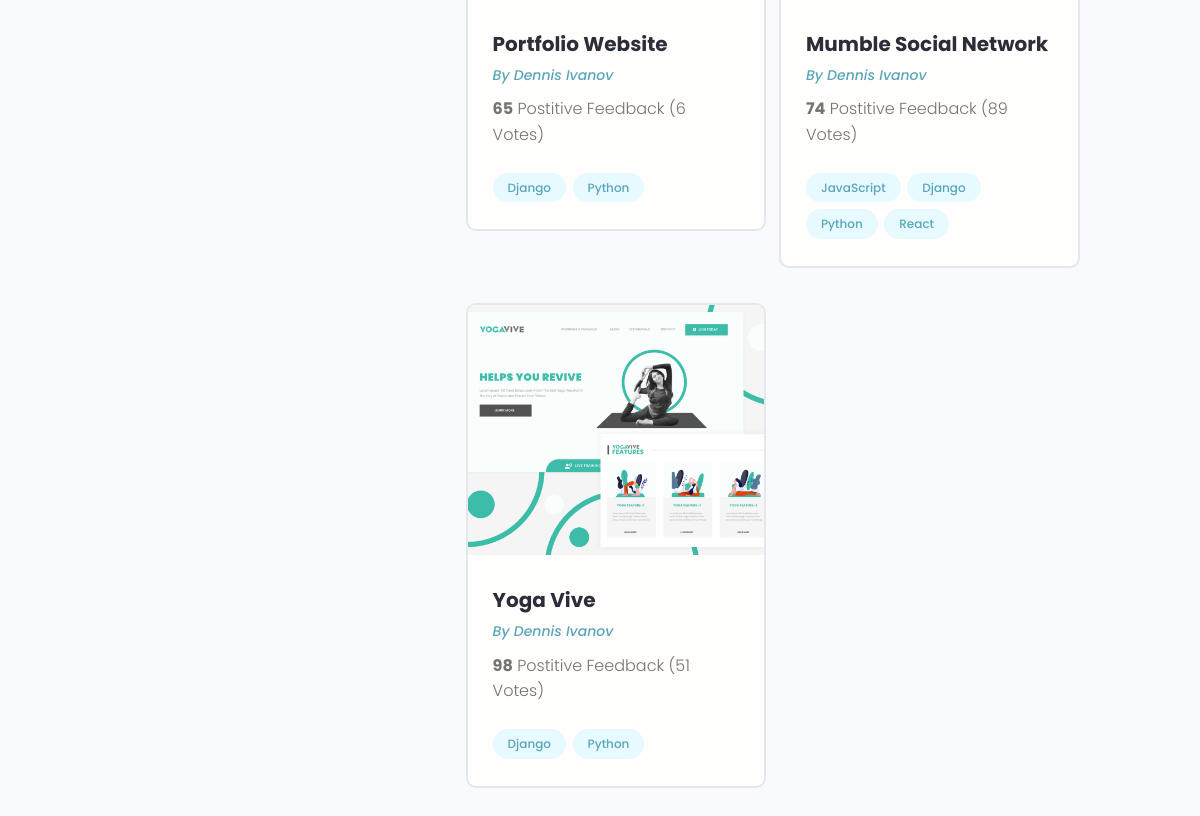
/profile/ce0818d57b3a43bd9dceecc6815d1044/ (lower part), run on an earlier commit of the app's database.
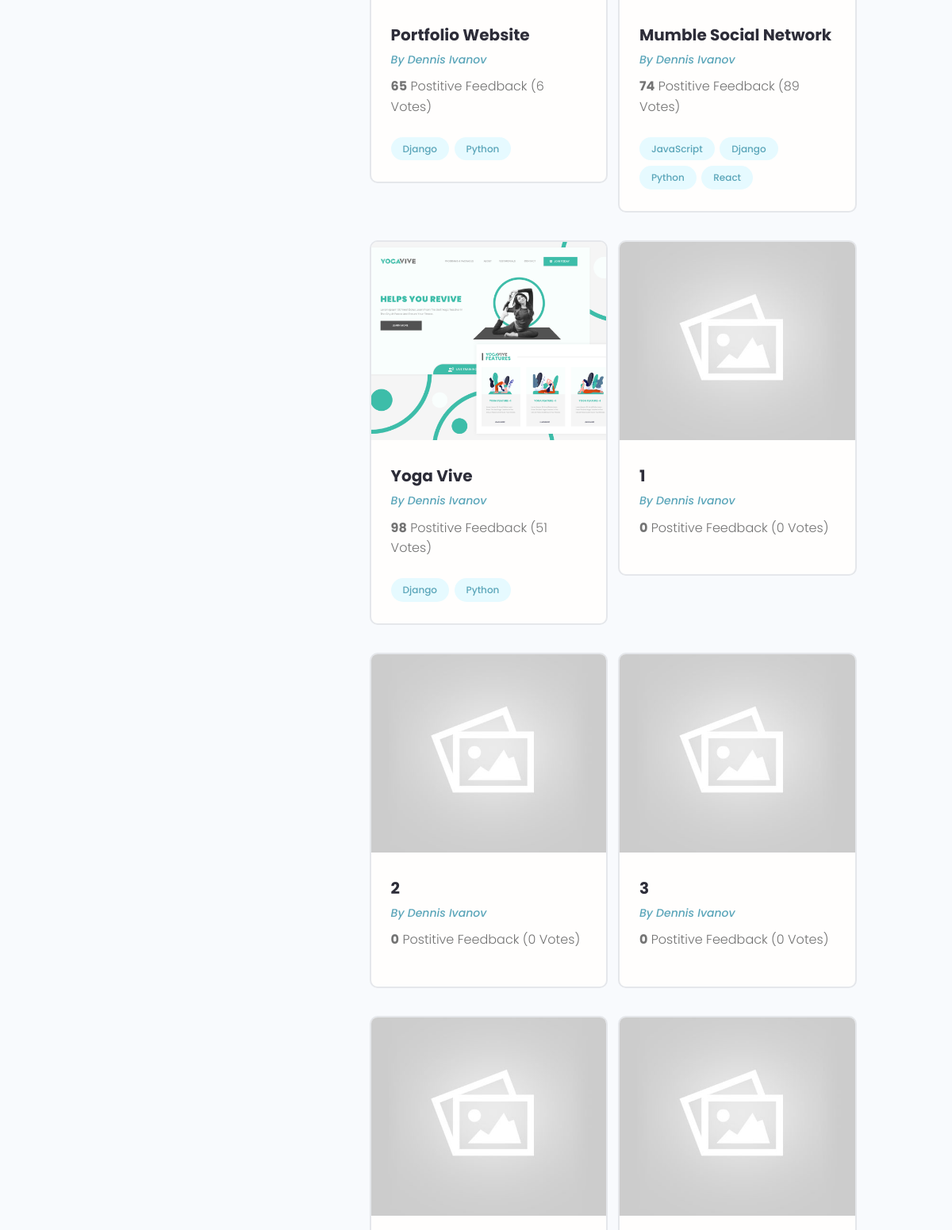
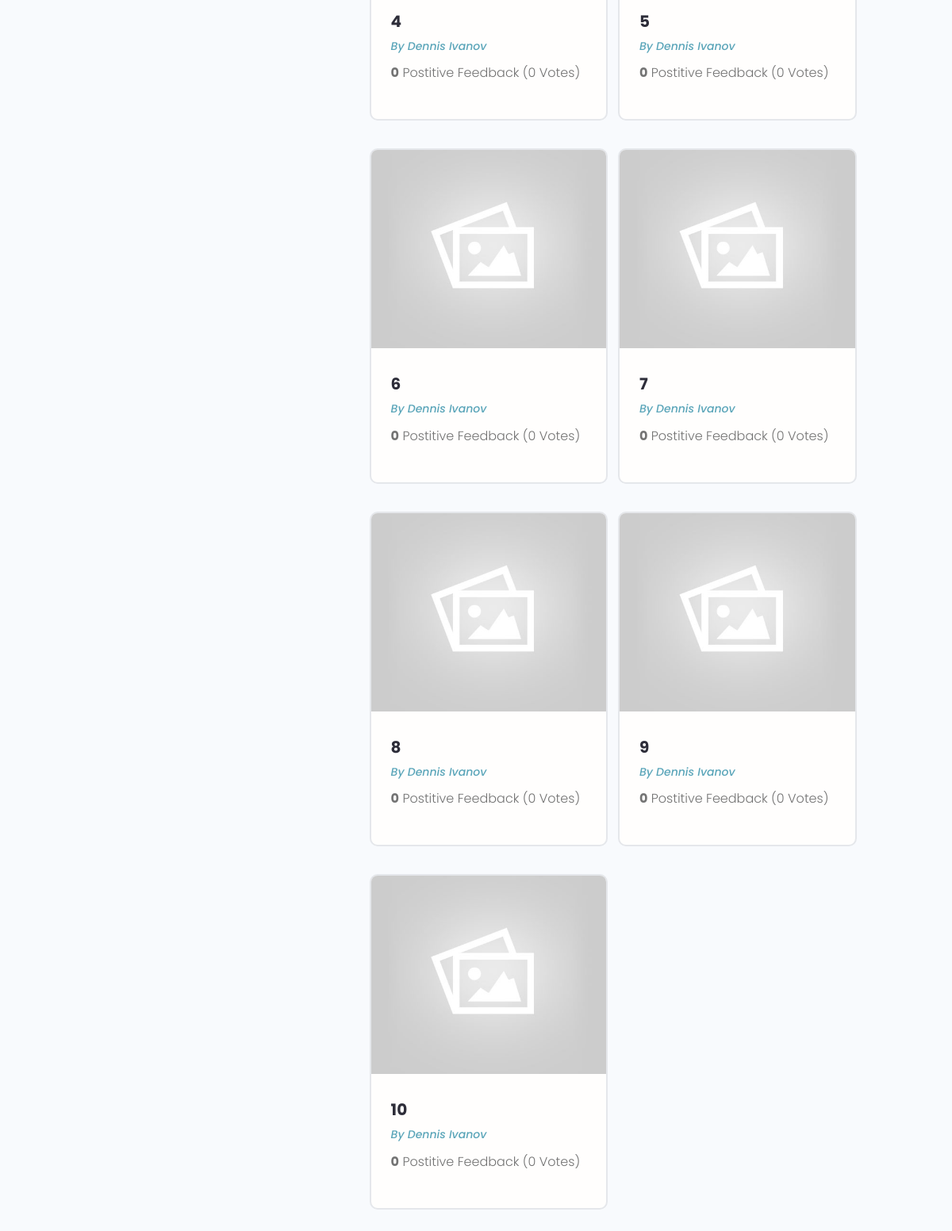
And on a later commit of the database (2 pictures, top to bottom).
### projects/models.py (models this page shows, shortened)
class Project(models.Model):
    owner = models.ForeignKey(
        Profile, null=True, blank=True, on_delete=models.CASCADE)
    title = models.CharField(max_length=200)
    description = models.TextField(null=True, blank=True)
    featured_image = models.ImageField(
        null=True, blank=True, default="default.jpg")
    demo_link = models.CharField(max_length=2000, null=True, blank=True)
    source_link = models.CharField(max_length=2000, null = True, blank=True)
    tags = models.ManyToManyField('Tag', blank=True)
    vote_total = models.IntegerField(default=0, null = True, blank=True)
    vote_ratio = models.IntegerField(default=0, null = True, blank=True)
    created = models.DateTimeField(auto_now_add=True)
    id = models.UUIDField(default=uuid.uuid4, unique=True,
                          primary_key=True, editable=False)
    class Meta:
        ordering = ['created']

class Tag(models.Model):
    name = models.CharField(max_length=200)
    created = models.DateTimeField(auto_now_add=True)
    id = models.UUIDField(default=uuid.uuid4, unique=True,
                          primary_key=True, editable=False)
    def __str__(self):
        return self.name

### users/models.py (models this page shows, shortened)
class Profile(models.Model):
    user = models.OneToOneField(
        User, on_delete=models.CASCADE, null=True, blank=True)
    name = models.CharField(max_length=200, blank=True, null=True)
    email = models.EmailField(max_length=500, blank=True, null = True)
    username = models.CharField(max_length=200, blank=True, null=True)
    location = models.CharField(max_length=200, blank=True, null=True)
    short_intro = models.CharField(max_length=200, blank=True, null=True)
    bio = models.TextField(blank=True, null = True)
    profile_image = models.ImageField(
        null=True, blank=True, upload_to='profiles/', default="profiles/user-default.png")
    social_github = models.CharField(max_length=200, blank=True, null=True)
    social_twitter = models.CharField(max_length=200, blank=True, null=True)
    social_linkedin = models.CharField(max_length=200, blank=True, null=True)
    social_youtube = models.CharField(max_length=200, blank=True, null=True)
    social_website = models.CharField(max_length=200, blank=True, null=True)
    created = models.DateTimeField(auto_now_add=True)
    id = models.UUIDField(default=uuid.uuid4, unique=True,
                          primary_key=True, editable=False)

### users/views.py (the view)
# urls.py: path('profile/<str:pk>/', views.userProfile, name="user-profile"),
def userProfile(request, pk):
    profile = Profile.objects.get(id=pk)
    topSkills = profile.skill_set.exclude(description__exact="")
    otherSkills = profile.skill_set.filter(description="")
    context = {'profile': profile, 'topSkills':topSkills,
               "otherSkills": otherSkills}
    return render(request, 'users/user-profile.html', context)

### users/models.py (called while the page is built)
    def __str__(self):
        return str(self.name)

### users/templates/users/user-profile.html (shortened to what this page needs)
{% extends 'main.html' %}
{% block content %}
  <main class="profile my-md">
    <div class="container">
      <div class="layout">
        <div class="column column--1of3">
        </div>
        <div class="column column--2of3">
          <div class="devInfo">
            <div class="grid grid--two">
              {% for project in profile.project_set.all %}
              <div class="column">
                <div class="card project">
                  <a href="{% url 'project' project.id %}" class="project">
                    <img class="project__thumbnail" src="{{project.featured_image.url}}" alt="project thumbnail" />
                    <div class="card__body">
                      <h3 class="project__title">{{project.title}}</h3>
                      <p><a class="project__author" href="{% url 'user-profile' project.owner.id %}">By {{project.owner.name}}</a></p>
                      <p class="project--rating">
                        <span style="font-weight: bold;">{{project.vote_ratio}}</span> Postitive
                        Feedback ({{project.vote_total}} Vote{{project.vote_total|pluralize:"s"}})
                      </p>
                      <div class="project__tags">
                        {% for tag in project.tags.all %}
                        <span class="tag tag--pill tag--main">
                          <small>{{tag}}</small>
                        </span>
                        {% endfor %}
                      </div>
                    </div>
                  </a>
                </div>
              </div>
              {% endfor  %}
            </div>
          </div>
        </div>
      </div>
    </div>
  </main>
{% endblock content %}

### templates/main.html (shortened to what this page needs)
<!DOCTYPE html>
{% load static %}
<html lang="en">
<head>
  <link rel="stylesheet" href="https://cdn.iconmonstr.com/1.3.0/css/iconmonstr-iconic-font.min.css" />
  <link rel="stylesheet" href="{% static 'uikit/styles/uikit.css' %}" />
  <link rel="stylesheet" href="{% static 'styles/app.css' %}" />
</head>
<body>
    {% block content %}
    {% endblock content %}
</body>
</html>

### templates/navbar.html (shortened to what this page needs)
{% load static %}

### static/styles/app.css (style rules this page uses)
:root { --color-sub: #2d2d39; }
.card { border: 2px solid var(--color-light); }
img { width: 100%; }
.devInfo { margin-bottom: 3rem; }
.project__author { font-size: 1.4rem; font-style: italic; }
.project--rating { margin-bottom: 1.6em; margin-top: .5em; }
.project__thumbnail { height: 25rem; object-fit: cover; object-position: top center; }
.project__title { font-size: 2rem; font-weight: 700; color: var(--color-sub); }

### static/uikit/styles/modules/_variables.css (style rules this page uses)
:root { --color-main: #5aa5b9; --color-main-light: #e6faff; --color-sub: #3f4156; --color-sub-light: #51546e; --color-sub-lighter: #ededfd; --color-text: #737373; --color-gray: #8b8b8b; --color-light: #e5e7eb; --color-light-gray: #767676; --color-bg: #f8fafd; --color-white: #fffefd; --color-white-light: #f3f3f3; --color-success: #359e64; --color-success-bg: #def8e8; --color-error: #fc4b0b; --color-error-bg: #fff2ee; --font-base: 'Poppins', arial, helvetica, 'Segoe UI', roboto, ubuntu, sans-serif; --font-monospace: 'Fira Code', 'Courier New', courier, monospace; --font-regular: 300; --font-medium: 500; --font-bold: 700; --generic-shadow: 1px 1px 5px #00000010; --generic-transition: all 0.3s ease-in-out; }

### static/uikit/styles/modules/_base.css (style rules this page uses)
* { margin: 0; padding: 0; box-sizing: border-box; text-rendering: optimizeLegibility; color: inherit; font-size: inherit; }
html { font-size: 50%; }
@media only screen and (min-width: 480px) { html { font-size: 56.25%; } }
@media only screen and (min-width: 1200px) { html { font-size: 62.5%; } }
body { line-height: 1.6; font-weight: 400; font-size: 1.5rem; color: var(--color-text); background-color: var(--color-bg); min-height: 100vh; }

### static/uikit/styles/modules/_typography.css (style rules this page uses)
* { font-family: var(--font-base); }
h3 { font-size: 3.2rem; font-weight: var(--font-medium); }
p, span, strong { font-size: 1.6rem; color: var(--color-text); font-weight: var(--font-regular); }
a { padding-bottom: 2px; text-decoration: none; display: inline-block; color: var(--color-main); font-weight: var(--font-medium); }

### static/uikit/styles/modules/_utilities.css (style rules this page uses)
.container { width: 92%; max-width: 165rem; margin: 0 auto; box-sizing: border-box; }
@media screen and (min-width: 1000px) { .container { width: 90%; } }
@media screen and (min-width: 1200px) { .container { width: 80%; } }
.my-md { margin: 3rem auto; }

### static/uikit/styles/modules/_card.css (style rules this page uses)
.card { border-radius: 1rem; background-color: var(--color-white); border: 1.5px solid var(--color-light); width: auto; height: auto; margin-top: 0.5rem; margin-bottom: 0.5rem; overflow: hidden; }
.card__body, .card__header { padding: 2rem 2.5rem; }

### static/uikit/styles/modules/_tag.css (style rules this page uses)
.tag { display: inline-flex; align-items: center; background-color: var(--color-sub); height: -webkit-fit-content; height: -moz-fit-content; height: fit-content; width: -webkit-fit-content; width: -moz-fit-content; width: fit-content; border-radius: 0.5rem; padding: 0.5rem 1.5rem; font-size: 1.2rem; cursor: pointer; }
.tag:not(:last-child) { margin-right: 0.25rem; margin-bottom: 0.75rem; }
.tag > small { color: var(--color-white); }
.tag--pill { border-radius: 5rem; }
.tag--main, .tag--main > small { background: var(--color-main-light); color: var(--color-main); font-weight: 500; }

### static/uikit/styles/modules/_grid.css (style rules this page uses)
.grid { display: flex; flex-wrap: wrap; justify-content: flex-start; align-items: stretch; }
.grid > .column { min-width: 28rem; margin-bottom: 2.5rem; }
.grid--two > .column { flex-basis: 100%; }
@media screen and (min-width: 800px) { .grid--two { margin-right: -2%; } }
@media screen and (min-width: 800px) { .grid--two > .column { margin-right: 2%; } }
@media screen and (min-width: 800px) { .grid--two > .column { flex-basis: 48%; } }

### static/uikit/styles/modules/_layout.css (style rules this page uses)
.layout { display: flex; flex-flow: row wrap; justify-content: space-between; }
.layout > .column { margin-bottom: 3rem; }
.layout > .column.column--1of3 { flex-basis: 30%; }
.layout > .column.column--2of3 { flex-basis: 64%; }

What changed in the data, as far as the page shows it:
added Project: featured_image (placeholder picture), title "1", owner.name "Dennis Ivanov", vote_ratio "0", vote_total "0"
added Project: featured_image (placeholder picture), title "2", owner.name "Dennis Ivanov", vote_ratio "0", vote_total "0"
added Project: featured_image (placeholder picture), title "3", owner.name "Dennis Ivanov", vote_ratio "0", vote_total "0"
added Project: featured_image (placeholder picture), title "4", owner.name "Dennis Ivanov", vote_ratio "0", vote_total "0"
added Project: featured_image (placeholder picture), title "5", owner.name "Dennis Ivanov", vote_ratio "0", vote_total "0"
added Project: featured_image (placeholder picture), title "6", owner.name "Dennis Ivanov", vote_ratio "0", vote_total "0"
added Project: featured_image (placeholder picture), title "7", owner.name "Dennis Ivanov", vote_ratio "0", vote_total "0"
added Project: featured_image (placeholder picture), title "8", owner.name "Dennis Ivanov", vote_ratio "0", vote_total "0"
added Project: featured_image (placeholder picture), title "9", owner.name "Dennis Ivanov", vote_ratio "0", vote_total "0"
added Project: featured_image (placeholder picture), title "10", owner.name "Dennis Ivanov", vote_ratio "0", vote_total "0"
